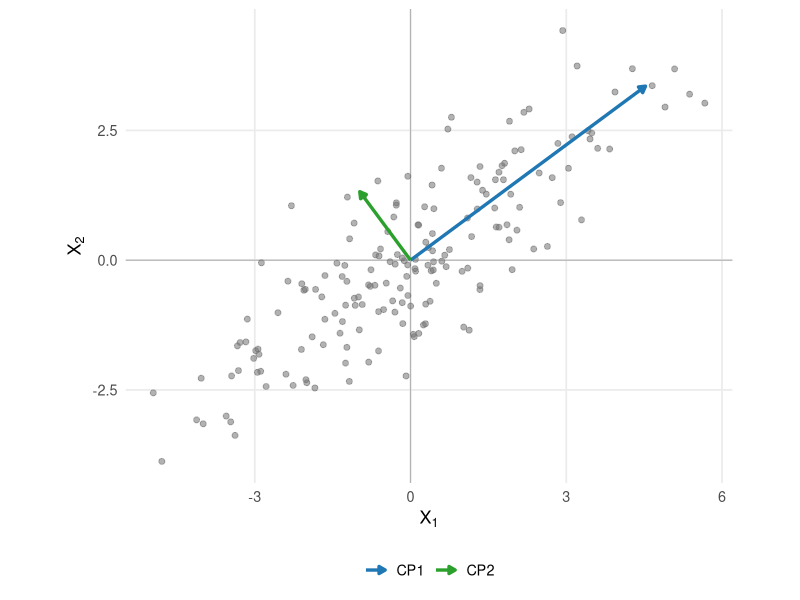
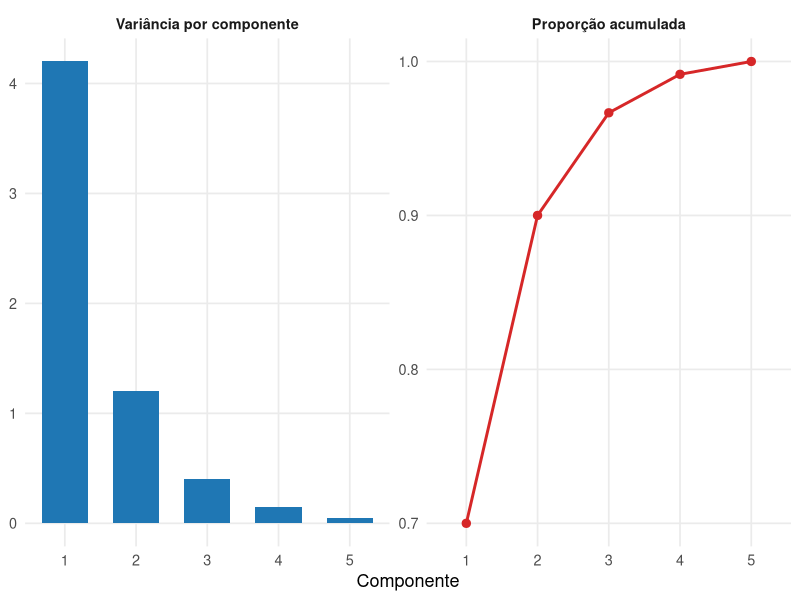
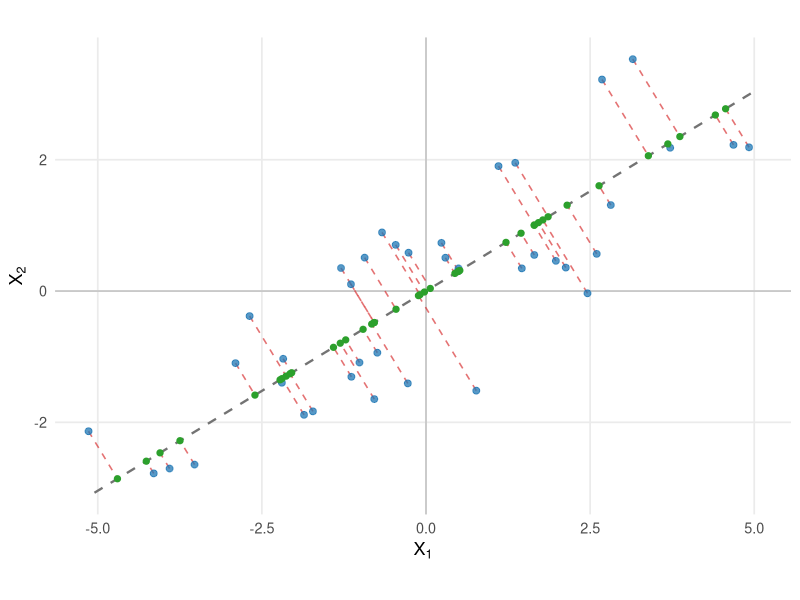
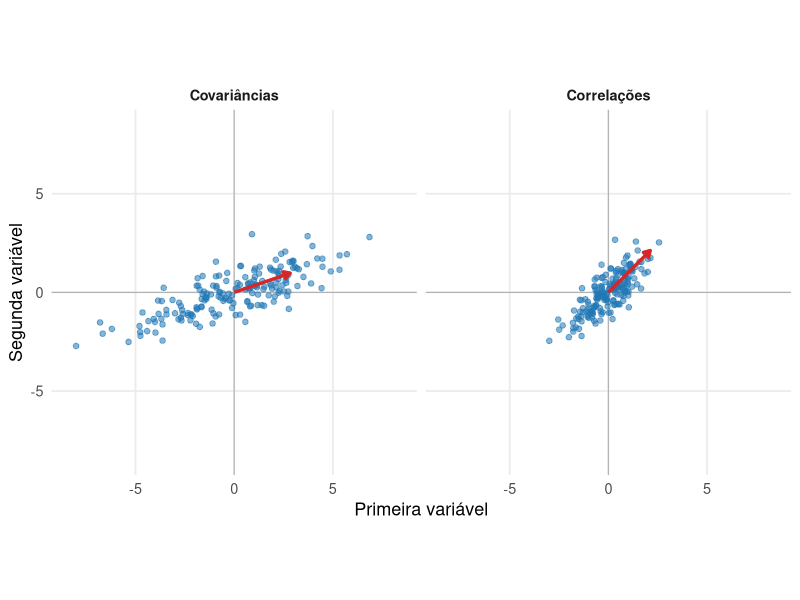
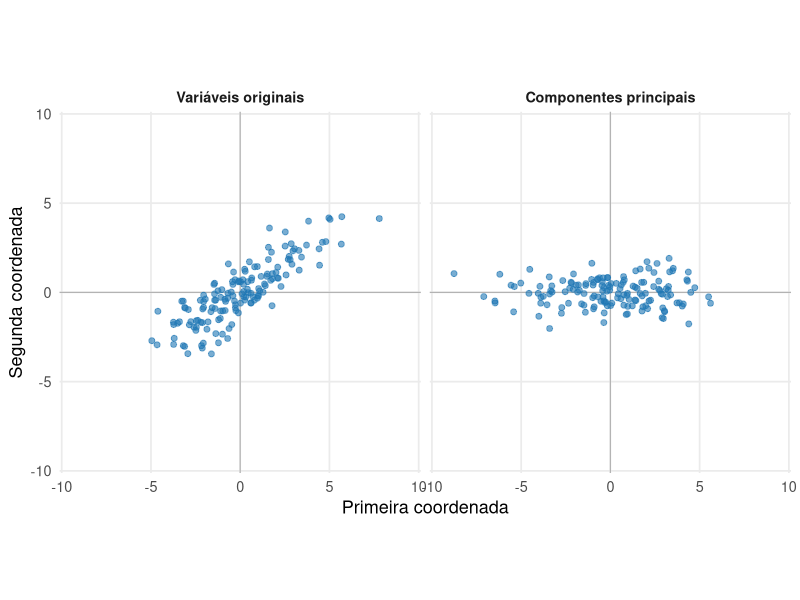
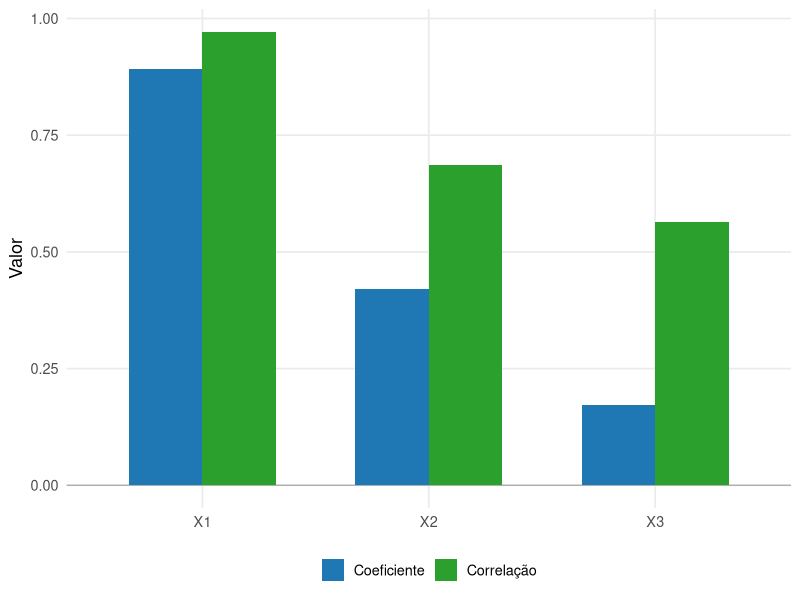
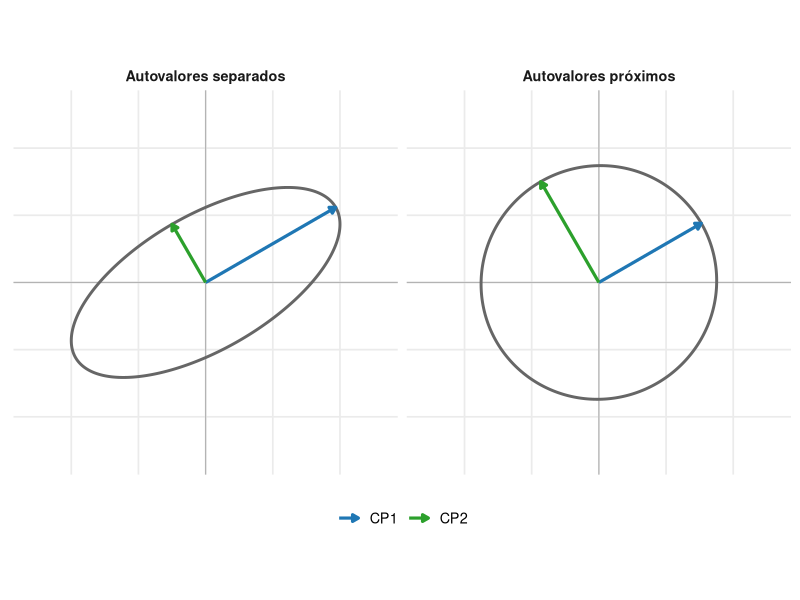

The R script that drew these images, in order:
## ---- chunk 1
#| label: fig-acp-direcoes-principais
#| echo: false
#| warning: false
#| message: false
#| fig-cap: "As direções principais acompanham os eixos de maior e menor variabilidade da nuvem de observações."
#| fig-width: 7
#| fig-height: 6
#| fig-align: center

library(ggplot2)

set.seed(314)

Sigma <- matrix(
  c(
    5.0, 3.2,
    3.2, 3.0
  ),
  nrow = 2,
  byrow = TRUE
)

decomposicao <- eigen(
  Sigma,
  symmetric = TRUE
)

Q <- decomposicao$vectors
lambda <- decomposicao$values

Z <- matrix(
  stats::rnorm(360),
  ncol = 2
)

X <- Z %*%
  diag(
    sqrt(lambda),
    nrow = 2
  ) %*%
  t(Q)

X <- scale(
  X,
  center = TRUE,
  scale = FALSE
)

dados <- data.frame(
  X1 = X[, 1],
  X2 = X[, 2]
)

S <- stats::cov(X)

decomp_amostral <- eigen(
  S,
  symmetric = TRUE
)

A <- decomp_amostral$vectors
autovalores <- decomp_amostral$values

if (A[1, 1] < 0) {
  A[, 1] <- -A[, 1]
}

if (A[2, 2] < 0) {
  A[, 2] <- -A[, 2]
}

escala_eixos <- 2.2

eixos <- data.frame(
  componente = c(
    "CP1",
    "CP2"
  ),
  x = 0,
  y = 0,
  xend = escala_eixos *
    sqrt(autovalores) *
    A[1, ],
  yend = escala_eixos *
    sqrt(autovalores) *
    A[2, ]
)

cores <- c(
  "CP1" = "#1f77b4",
  "CP2" = "#2ca02c"
)

ggplot(
  dados,
  aes(
    x = X1,
    y = X2
  )
) +
  geom_hline(
    yintercept = 0,
    linewidth = 0.4,
    color = "gray70"
  ) +
  geom_vline(
    xintercept = 0,
    linewidth = 0.4,
    color = "gray70"
  ) +
  geom_point(
    alpha = 0.55,
    size = 1.7,
    color = "gray45"
  ) +
  geom_segment(
    data = eixos,
    aes(
      x = x,
      y = y,
      xend = xend,
      yend = yend,
      color = componente
    ),
    inherit.aes = FALSE,
    linewidth = 1.15,
    arrow = grid::arrow(
      length = grid::unit(
        0.18,
        "cm"
      ),
      type = "closed"
    )
  ) +
  scale_color_manual(
    values = cores,
    name = NULL
  ) +
  coord_equal() +
  labs(
    x = expression(X[1]),
    y = expression(X[2])
  ) +
  theme_minimal(
    base_size = 13
  ) +
  theme(
    panel.grid.minor = element_blank(),
    legend.position = "bottom"
  )
## ---- chunk 2
#| label: fig-acp-variancia-explicada
#| echo: false
#| warning: false
#| message: false
#| fig-cap: "Os autovalores quantificam a variância de cada componente, e sua soma acumulada determina a proporção da variabilidade representada pelas primeiras dimensões."
#| fig-width: 9
#| fig-height: 4.6
#| fig-align: center

library(ggplot2)

autovalores <- c(
  4.20,
  1.20,
  0.40,
  0.15,
  0.05
)

componentes <- seq_along(
  autovalores
)

dados_variancia <- data.frame(
  componente = componentes,
  valor = autovalores,
  painel = "Variância por componente"
)

dados_acumulada <- data.frame(
  componente = componentes,
  valor = cumsum(
    autovalores
  ) / sum(
    autovalores
  ),
  painel = "Proporção acumulada"
)

dados_variancia$painel <- factor(
  dados_variancia$painel,
  levels = c(
    "Variância por componente",
    "Proporção acumulada"
  )
)

dados_acumulada$painel <- factor(
  dados_acumulada$painel,
  levels = levels(
    dados_variancia$painel
  )
)

ggplot() +
  geom_col(
    data = dados_variancia,
    aes(
      x = componente,
      y = valor
    ),
    width = 0.65,
    fill = "#1f77b4"
  ) +
  geom_line(
    data = dados_acumulada,
    aes(
      x = componente,
      y = valor
    ),
    linewidth = 1,
    color = "#d62728"
  ) +
  geom_point(
    data = dados_acumulada,
    aes(
      x = componente,
      y = valor
    ),
    size = 2.5,
    color = "#d62728"
  ) +
  facet_wrap(
    vars(painel),
    scales = "free_y"
  ) +
  scale_x_continuous(
    breaks = componentes
  ) +
  labs(
    x = "Componente",
    y = NULL
  ) +
  theme_minimal(
    base_size = 13
  ) +
  theme(
    panel.grid.minor = element_blank(),
    strip.text = element_text(
      face = "bold"
    )
  )
## ---- chunk 3
#| label: fig-acp-projecao-reconstrucao
#| echo: false
#| warning: false
#| message: false
#| fig-cap: "A redução para uma componente substitui cada observação por sua projeção sobre a primeira direção principal; os segmentos ortogonais representam o erro de reconstrução."
#| fig-width: 7
#| fig-height: 6
#| fig-align: center

library(ggplot2)

set.seed(417)

Sigma <- matrix(
  c(
    5.0, 3.2,
    3.2, 3.0
  ),
  nrow = 2,
  byrow = TRUE
)

decomposicao <- eigen(
  Sigma,
  symmetric = TRUE
)

Z <- matrix(
  stats::rnorm(80),
  ncol = 2
)

X <- Z %*%
  diag(
    sqrt(
      decomposicao$values
    ),
    nrow = 2
  ) %*%
  t(
    decomposicao$vectors
  )

X <- scale(
  X,
  center = TRUE,
  scale = FALSE
)

S <- stats::cov(X)

decomp_amostral <- eigen(
  S,
  symmetric = TRUE
)

a1 <- decomp_amostral$vectors[, 1]

if (a1[1] < 0) {
  a1 <- -a1
}

escores <- as.vector(
  X %*% a1
)

projecoes <- escores %*%
  t(a1)

dados <- data.frame(
  x = X[, 1],
  y = X[, 2],
  xp = projecoes[, 1],
  yp = projecoes[, 2]
)

limite <- 1.15 * max(
  abs(
    c(
      dados$x,
      dados$y
    )
  )
)

reta <- data.frame(
  t = c(
    -limite,
    limite
  )
)

reta$x <- reta$t * a1[1]
reta$y <- reta$t * a1[2]

ggplot() +
  geom_hline(
    yintercept = 0,
    linewidth = 0.4,
    color = "gray70"
  ) +
  geom_vline(
    xintercept = 0,
    linewidth = 0.4,
    color = "gray70"
  ) +
  geom_line(
    data = reta,
    aes(
      x = x,
      y = y
    ),
    linewidth = 0.8,
    linetype = "dashed",
    color = "gray45"
  ) +
  geom_segment(
    data = dados,
    aes(
      x = x,
      y = y,
      xend = xp,
      yend = yp
    ),
    linewidth = 0.55,
    linetype = "dashed",
    color = "#d62728",
    alpha = 0.65
  ) +
  geom_point(
    data = dados,
    aes(
      x = x,
      y = y
    ),
    size = 2,
    color = "#1f77b4",
    alpha = 0.75
  ) +
  geom_point(
    data = dados,
    aes(
      x = xp,
      y = yp
    ),
    size = 1.8,
    color = "#2ca02c"
  ) +
  coord_equal() +
  labs(
    x = expression(X[1]),
    y = expression(X[2])
  ) +
  theme_minimal(
    base_size = 13
  ) +
  theme(
    panel.grid.minor = element_blank()
  )
## ---- chunk 4
#| label: fig-acp-covariancia-correlacao
#| echo: false
#| warning: false
#| message: false
#| fig-cap: "A ACP baseada em covariâncias preserva as escalas originais, enquanto a ACP baseada em correlações utiliza a geometria das variáveis padronizadas."
#| fig-width: 9
#| fig-height: 4.6
#| fig-align: center

library(ggplot2)

set.seed(731)

n <- 180

z1 <- stats::rnorm(n)

z2 <- 0.75 * z1 +
  sqrt(
    1 - 0.75^2
  ) *
  stats::rnorm(n)

X <- cbind(
  2.5 * z1,
  z2
)

X <- scale(
  X,
  center = TRUE,
  scale = FALSE
)

X_pad <- scale(
  X,
  center = TRUE,
  scale = TRUE
)

S <- stats::cov(X)
R <- stats::cor(X)

eig_S <- eigen(
  S,
  symmetric = TRUE
)

eig_R <- eigen(
  R,
  symmetric = TRUE
)

a_S <- eig_S$vectors[, 1]
a_R <- eig_R$vectors[, 1]

if (a_S[1] < 0) {
  a_S <- -a_S
}

if (a_R[1] < 0) {
  a_R <- -a_R
}

dados <- rbind(
  data.frame(
    C1 = X[, 1],
    C2 = X[, 2],
    painel = "Covariâncias"
  ),
  data.frame(
    C1 = X_pad[, 1],
    C2 = X_pad[, 2],
    painel = "Correlações"
  )
)

dados$painel <- factor(
  dados$painel,
  levels = c(
    "Covariâncias",
    "Correlações"
  )
)

comprimento <- 3

eixos <- rbind(
  data.frame(
    painel = "Covariâncias",
    x = 0,
    y = 0,
    xend = comprimento * a_S[1],
    yend = comprimento * a_S[2]
  ),
  data.frame(
    painel = "Correlações",
    x = 0,
    y = 0,
    xend = comprimento * a_R[1],
    yend = comprimento * a_R[2]
  )
)

eixos$painel <- factor(
  eixos$painel,
  levels = levels(
    dados$painel
  )
)

limite <- 1.05 * max(
  abs(
    c(
      dados$C1,
      dados$C2
    )
  )
)

ggplot(
  dados,
  aes(
    x = C1,
    y = C2
  )
) +
  geom_hline(
    yintercept = 0,
    linewidth = 0.4,
    color = "gray70"
  ) +
  geom_vline(
    xintercept = 0,
    linewidth = 0.4,
    color = "gray70"
  ) +
  geom_point(
    color = "#1f77b4",
    alpha = 0.55,
    size = 1.6
  ) +
  geom_segment(
    data = eixos,
    aes(
      x = x,
      y = y,
      xend = xend,
      yend = yend
    ),
    inherit.aes = FALSE,
    linewidth = 1.15,
    color = "#d62728",
    arrow = grid::arrow(
      length = grid::unit(
        0.18,
        "cm"
      ),
      type = "closed"
    )
  ) +
  facet_wrap(
    vars(painel)
  ) +
  coord_equal(
    xlim = c(
      -limite,
      limite
    ),
    ylim = c(
      -limite,
      limite
    )
  ) +
  labs(
    x = "Primeira variável",
    y = "Segunda variável"
  ) +
  theme_minimal(
    base_size = 13
  ) +
  theme(
    panel.grid.minor = element_blank(),
    strip.text = element_text(
      face = "bold"
    )
  )
## ---- chunk 5
#| label: fig-acp-mudanca-coordenadas
#| echo: false
#| warning: false
#| message: false
#| fig-cap: "A transformação completa para componentes principais representa a mesma nuvem em uma base ortonormal alinhada às direções de dispersão."
#| fig-width: 9
#| fig-height: 4.5
#| fig-align: center

library(ggplot2)

set.seed(521)

Sigma <- matrix(
  c(
    5.0, 3.2,
    3.2, 3.0
  ),
  nrow = 2,
  byrow = TRUE
)

decomposicao <- eigen(
  Sigma,
  symmetric = TRUE
)

Z <- matrix(
  stats::rnorm(300),
  ncol = 2
)

X <- Z %*%
  diag(
    sqrt(
      decomposicao$values
    ),
    nrow = 2
  ) %*%
  t(
    decomposicao$vectors
  )

X <- scale(
  X,
  center = TRUE,
  scale = FALSE
)

S <- stats::cov(X)

A <- eigen(
  S,
  symmetric = TRUE
)$vectors

Y <- X %*% A

dados <- rbind(
  data.frame(
    C1 = X[, 1],
    C2 = X[, 2],
    painel = "Variáveis originais"
  ),
  data.frame(
    C1 = Y[, 1],
    C2 = Y[, 2],
    painel = "Componentes principais"
  )
)

dados$painel <- factor(
  dados$painel,
  levels = c(
    "Variáveis originais",
    "Componentes principais"
  )
)

limite <- 1.05 * max(
  abs(
    c(
      dados$C1,
      dados$C2
    )
  )
)

ggplot(
  dados,
  aes(
    x = C1,
    y = C2
  )
) +
  geom_hline(
    yintercept = 0,
    linewidth = 0.4,
    color = "gray70"
  ) +
  geom_vline(
    xintercept = 0,
    linewidth = 0.4,
    color = "gray70"
  ) +
  geom_point(
    size = 1.7,
    alpha = 0.6,
    color = "#1f77b4"
  ) +
  facet_wrap(
    vars(painel)
  ) +
  coord_equal(
    xlim = c(
      -limite,
      limite
    ),
    ylim = c(
      -limite,
      limite
    )
  ) +
  labs(
    x = "Primeira coordenada",
    y = "Segunda coordenada"
  ) +
  theme_minimal(
    base_size = 13
  ) +
  theme(
    panel.grid.minor = element_blank(),
    strip.text = element_text(
      face = "bold"
    )
  )
## ---- chunk 6
#| label: fig-acp-coeficientes-correlacoes
#| echo: false
#| warning: false
#| message: false
#| fig-cap: "Os coeficientes definem a direção da componente, enquanto as correlações medem a associação de cada variável com a componente."
#| fig-width: 7
#| fig-height: 4.5
#| fig-align: center

library(ggplot2)

Sigma <- matrix(
  c(
    9.0, 3.0, 1.5,
    3.0, 4.0, 0.8,
    1.5, 0.8, 1.0
  ),
  nrow = 3,
  byrow = TRUE
)

decomposicao <- eigen(
  Sigma,
  symmetric = TRUE
)

lambda1 <- decomposicao$values[1]

a1 <- decomposicao$vectors[, 1]

if (a1[1] < 0) {
  a1 <- -a1
}

correlacoes <- sqrt(
  lambda1
) * a1 / sqrt(
  diag(Sigma)
)

dados <- rbind(
  data.frame(
    Variavel = c(
      "X1",
      "X2",
      "X3"
    ),
    Valor = a1,
    Medida = "Coeficiente"
  ),
  data.frame(
    Variavel = c(
      "X1",
      "X2",
      "X3"
    ),
    Valor = correlacoes,
    Medida = "Correlação"
  )
)

cores <- c(
  "Coeficiente" = "#1f77b4",
  "Correlação" = "#2ca02c"
)

ggplot(
  dados,
  aes(
    x = Variavel,
    y = Valor,
    fill = Medida
  )
) +
  geom_hline(
    yintercept = 0,
    linewidth = 0.4,
    color = "gray65"
  ) +
  geom_col(
    position = "dodge",
    width = 0.65
  ) +
  scale_fill_manual(
    values = cores,
    name = NULL
  ) +
  labs(
    x = NULL,
    y = "Valor"
  ) +
  theme_minimal(
    base_size = 13
  ) +
  theme(
    panel.grid.minor = element_blank(),
    legend.position = "bottom"
  )
## ---- chunk 7
#| label: fig-acp-autovalores-proximos
#| echo: false
#| warning: false
#| message: false
#| fig-cap: "Autovalores bem separados determinam direções principais marcadas; autovalores próximos produzem uma geometria em que as direções individuais são menos distintas."
#| fig-width: 9
#| fig-height: 4.5
#| fig-align: center

library(ggplot2)

theta <- seq(
  0,
  2 * pi,
  length.out = 400
)

angulo <- 30 * pi / 180

Q <- matrix(
  c(
    cos(angulo), -sin(angulo),
    sin(angulo),  cos(angulo)
  ),
  nrow = 2,
  byrow = TRUE
)

criar_elipse <- function(
  lambda,
  painel
) {

  circulo <- rbind(
    cos(theta),
    sin(theta)
  )

  coordenadas <- Q %*%
    diag(
      sqrt(lambda),
      nrow = 2
    ) %*%
    circulo

  data.frame(
    x = coordenadas[1, ],
    y = coordenadas[2, ],
    painel = painel
  )
}

elipse_separados <- criar_elipse(
  c(
    5,
    1
  ),
  "Autovalores separados"
)

elipse_proximos <- criar_elipse(
  c(
    3.1,
    3.0
  ),
  "Autovalores próximos"
)

dados <- rbind(
  elipse_separados,
  elipse_proximos
)

dados$painel <- factor(
  dados$painel,
  levels = c(
    "Autovalores separados",
    "Autovalores próximos"
  )
)

eixos <- rbind(
  data.frame(
    painel = "Autovalores separados",
    componente = c(
      "CP1",
      "CP2"
    ),
    x = 0,
    y = 0,
    xend = Q[1, ] *
      sqrt(
        c(
          5,
          1
        )
      ),
    yend = Q[2, ] *
      sqrt(
        c(
          5,
          1
        )
      )
  ),
  data.frame(
    painel = "Autovalores próximos",
    componente = c(
      "CP1",
      "CP2"
    ),
    x = 0,
    y = 0,
    xend = Q[1, ] *
      sqrt(
        c(
          3.1,
          3.0
        )
      ),
    yend = Q[2, ] *
      sqrt(
        c(
          3.1,
          3.0
        )
      )
  )
)

eixos$painel <- factor(
  eixos$painel,
  levels = levels(
    dados$painel
  )
)

cores <- c(
  "CP1" = "#1f77b4",
  "CP2" = "#2ca02c"
)

ggplot() +
  geom_hline(
    yintercept = 0,
    linewidth = 0.4,
    color = "gray70"
  ) +
  geom_vline(
    xintercept = 0,
    linewidth = 0.4,
    color = "gray70"
  ) +
  geom_path(
    data = dados,
    aes(
      x = x,
      y = y
    ),
    linewidth = 1,
    color = "gray40"
  ) +
  geom_segment(
    data = eixos,
    aes(
      x = x,
      y = y,
      xend = xend,
      yend = yend,
      color = componente
    ),
    linewidth = 1.1,
    arrow = grid::arrow(
      length = grid::unit(
        0.17,
        "cm"
      ),
      type = "closed"
    )
  ) +
  facet_wrap(
    vars(painel)
  ) +
  scale_color_manual(
    values = cores,
    name = NULL
  ) +
  coord_equal(
    xlim = c(
      -2.6,
      2.6
    ),
    ylim = c(
      -2.6,
      2.6
    )
  ) +
  labs(
    x = NULL,
    y = NULL
  ) +
  theme_minimal(
    base_size = 13
  ) +
  theme(
    panel.grid.minor = element_blank(),
    legend.position = "bottom",
    axis.text = element_blank(),
    axis.ticks = element_blank(),
    strip.text = element_text(
      face = "bold"
    )
  )
